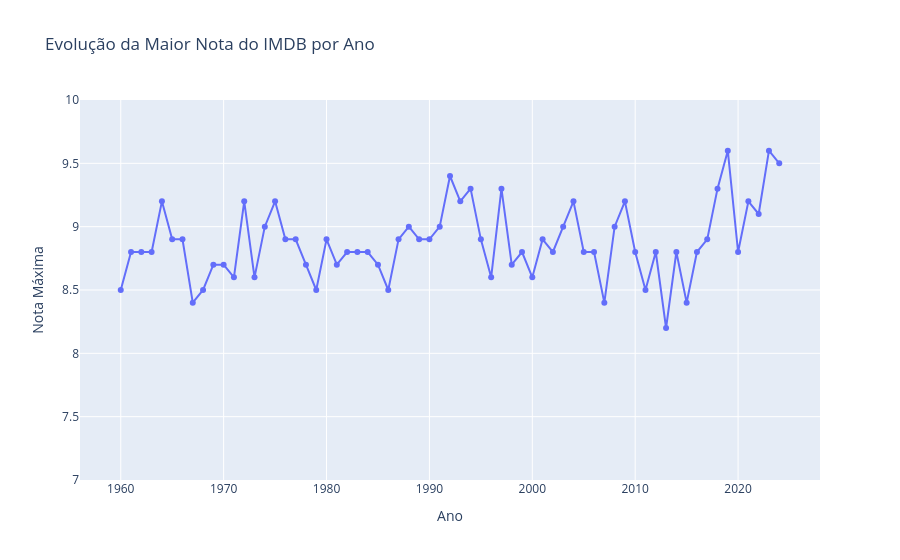

Notebook code for this chart:
### Code cell
# Analise de evolução da nota máxima do IMDB por ano
# Agrupar por ano e pegar a nota máxima de cada um
notas_por_ano = imdb.groupby('year')['rating_imdb'].max().reset_index()

# Criar o gráfico de linha
fig_linha = px.line(notas_por_ano, 
                    x="year", 
                    y="rating_imdb",
                    title="Evolução da Maior Nota do IMDB por Ano",
                    markers=True,
                    labels={'rating_imdb': 'Nota Máxima', 'year': 'Ano'})

# (focar entre as notas 7 e 10)
fig_linha.update_yaxes(range=[7, 10])

fig_linha.show()

### Figure 1 — Plotly figure (JSON) as saved in the notebook; plotly's stock layout.template omitted (floating-point values rounded to 4 significant figures)
{"data": [{"hovertemplate": "Ano=%{x}<br>Nota Máxima=%{y}<extra></extra>", "legendgroup": "", "line": {"color": "#636efa", "dash": "solid"}, "marker": {"symbol": "circle"}, "mode": "lines+markers", "name": "", "orientation": "v", "showlegend": false, "type": "scatter", "x": [1960, 1961, 1962, 1963, 1964, 1965, 1966, 1967, 1968, 1969, 1970, 1971, 1972, 1973, 1974, 1975, 1976, 1977, 1978, 1979, 1980, 1981, 1982, 1983, 1984, 1985, 1986, 1987, 1988, 1989, 1990, 1991, 1992, 1993, 1994, 1995, 1996, 1997, 1998, 1999, 2000, 2001, 2002, 2003, 2004, 2005, 2006, 2007, 2008, 2009, 2010, 2011, 2012, 2013, 2014, 2015, 2016, 2017, 2018, 2019, 2020, 2021, 2022, 2023, 2024], "xaxis": "x", "y": [8.5, 8.8, 8.8, 8.8, 9.2, 8.9, 8.9, 8.4, 8.5, 8.7, 8.7, 8.6, 9.2, 8.6, 9.0, 9.2, 8.9, 8.9, 8.7, 8.5, 8.9, 8.7, 8.8, 8.8, 8.8, 8.7, 8.5, 8.9, 9.0, 8.9, 8.9, 9.0, 9.4, 9.2, 9.3, 8.9, 8.6, 9.3, 8.7, 8.8, 8.6, 8.9, 8.8, 9.0, 9.2, 8.8, 8.8, 8.4, 9.0, 9.2, 8.8, 8.5, 8.8, 8.2, 8.8, 8.4, 8.8, 8.9, 9.3, 9.6, 8.8, 9.2, 9.1, 9.6, 9.5], "yaxis": "y"}], "layout": {"legend": {"tracegroupgap": 0}, "title": {"text": "Evolução da Maior Nota do IMDB por Ano"}, "xaxis": {"anchor": "y", "domain": [0, 1], "title": {"text": "Ano"}}, "yaxis": {"anchor": "x", "domain": [0, 1], "range": [7, 10], "title": {"text": "Nota Máxima"}}}}
